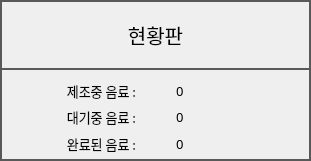
      <widget class="QFrame" name="FRAME_MONITOR">
       <property name="geometry">
        <rect>
         <x>630</x>
         <y>60</y>
         <width>311</width>
         <height>161</height>
        </rect>
       </property>
       <property name="styleSheet">
        <string notr="true">QFrame { 
   border: 2px solid #595959 
} 
QLabel {
	font: 10pt &quot;함초롬돋움&quot;;
}
QPushButton {
	border:2px solid #595959;
	font: 15pt &quot;함초롬돋움&quot;; 
}
QLineEdit {
	font: 10pt &quot;함초롬돋움&quot;;
}</string>
       </property>
       <property name="frameShape">
        <enum>QFrame::StyledPanel</enum>
       </property>
       <property name="frameShadow">
        <enum>QFrame::Raised</enum>
       </property>
       <widget class="QPushButton" name="BTN_DEV_INFO_MONITOR">
        <property name="geometry">
         <rect>
          <x>0</x>
          <y>0</y>
          <width>311</width>
          <height>70</height>
         </rect>
        </property>
        <property name="font">
         <font>
          <family>함초롬돋움</family>
          <pointsize>15</pointsize>
          <weight>50</weight>
          <italic>false</italic>
          <bold>false</bold>
         </font>
        </property>
        <property name="text">
         <string>현황판</string>
        </property>
       </widget>
       <widget class="QWidget" name="layoutWidget">
        <property name="geometry">
         <rect>
          <x>10</x>
          <y>80</y>
          <width>291</width>
          <height>74</height>
         </rect>
        </property>
        <layout class="QGridLayout" name="gridLayout_2">
         <property name="horizontalSpacing">
          <number>40</number>
         </property>
         <item row="0" column="0">
          <widget class="QLabel" name="label_18">
           <property name="font">
            <font>
             <family>함초롬돋움</family>
             <pointsize>10</pointsize>
             <weight>50</weight>
             <italic>false</italic>
             <bold>false</bold>
            </font>
           </property>
           <property name="styleSheet">
            <string notr="true">QLabel{ 
   border: 0px solid
} </string>
           </property>
           <property name="text">
            <string>제조중 음료 :</string>
           </property>
           <property name="alignment">
            <set>Qt::AlignRight|Qt::AlignTrailing|Qt::AlignVCenter</set>
           </property>
          </widget>
         </item>
         <item row="0" column="1">
          <widget class="QLabel" name="LB_MONITOR_INPROGRESS">
           <property name="font">
            <font>
             <family>함초롬돋움</family>
             <pointsize>10</pointsize>
             <weight>50</weight>
             <italic>false</italic>
             <bold>false</bold>
            </font>
           </property>
           <property name="styleSheet">
            <string notr="true">QLabel{ 
   border: 0px solid
} </string>
           </property>
           <property name="text">
            <string>0</string>
           </property>
           <property name="alignment">
            <set>Qt::AlignLeading|Qt::AlignLeft|Qt::AlignVCenter</set>
           </property>
          </widget>
         </item>
         <item row="1" column="0">
          <widget class="QLabel" name="label_19">
           <property name="font">
            <font>
             <family>함초롬돋움</family>
             <pointsize>10</pointsize>
             <weight>50</weight>
             <italic>false</italic>
             <bold>false</bold>
            </font>
           </property>
           <property name="styleSheet">
            <string notr="true">QLabel{ 
   border: 0px solid
} </string>
           </property>
           <property name="text">
            <string>대기중 음료 :</string>
           </property>
           <property name="alignment">
            <set>Qt::AlignRight|Qt::AlignTrailing|Qt::AlignVCenter</set>
           </property>
          </widget>
         </item>
         <item row="1" column="1">
          <widget class="QLabel" name="LB_MONITOR_WAITING">
           <property name="font">
            <font>
             <family>함초롬돋움</family>
             <pointsize>10</pointsize>
             <weight>50</weight>
             <italic>false</italic>
             <bold>false</bold>
            </font>
           </property>
           <property name="styleSheet">
            <string notr="true">QLabel{ 
   border: 0px solid
} </string>
           </property>
           <property name="text">
            <string>0</string>
           </property>
           <property name="alignment">
            <set>Qt::AlignLeading|Qt::AlignLeft|Qt::AlignVCenter</set>
           </property>
          </widget>
         </item>
         <item row="2" column="0">
          <widget class="QLabel" name="label_20">
           <property name="font">
            <font>
             <family>함초롬돋움</family>
             <pointsize>10</pointsize>
             <weight>50</weight>
             <italic>false</italic>
             <bold>false</bold>
            </font>
           </property>
           <property name="styleSheet">
            <string notr="true">QLabel{ 
   border: 0px solid
} </string>
           </property>
           <property name="text">
            <string>완료된 음료 :</string>
           </property>
           <property name="alignment">
            <set>Qt::AlignRight|Qt::AlignTrailing|Qt::AlignVCenter</set>
           </property>
          </widget>
         </item>
         <item row="2" column="1">
          <widget class="QLabel" name="LB_MONITOR_COMPLETED">
           <property name="font">
            <font>
             <family>함초롬돋움</family>
             <pointsize>10</pointsize>
             <weight>50</weight>
             <italic>false</italic>
             <bold>false</bold>
            </font>
           </property>
           <property name="styleSheet">
            <string notr="true">QLabel{ 
   border: 0px solid
} </string>
           </property>
           <property name="text">
            <string>0</string>
           </property>
           <property name="alignment">
            <set>Qt::AlignLeading|Qt::AlignLeft|Qt::AlignVCenter</set>
           </property>
          </widget>
         </item>
        </layout>
       </widget>
      </widget>
